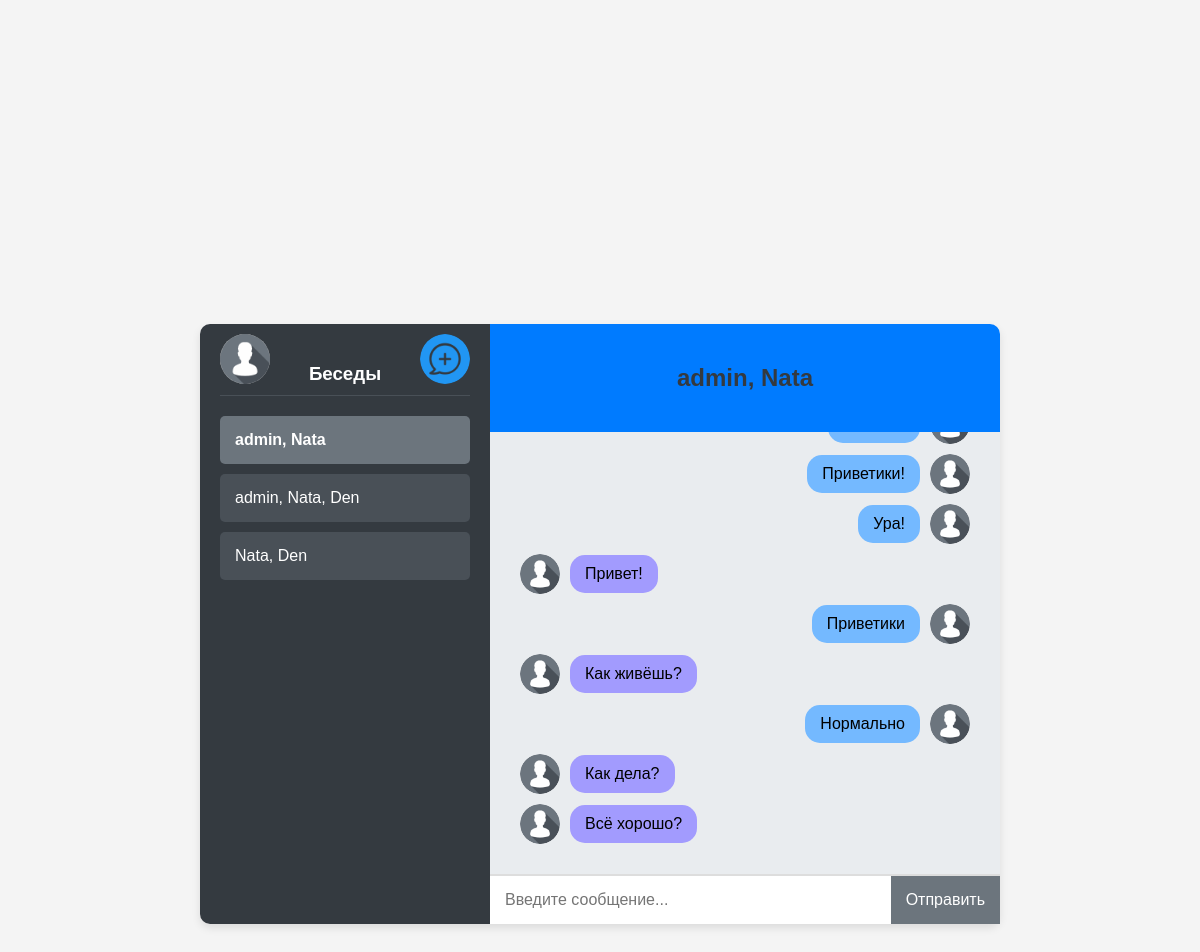
Screenshot of / (signed in) with the database file from the repository.
### api/models.py (models this page shows, shortened)
class ChatRoom(models.Model):
    users = models.ManyToManyField(User, related_name='chatrooms')
    def __str__(self):
        return ', '.join([user.username for user in self.users.all()])

class Message(models.Model):
    sender = models.ForeignKey(User, on_delete=models.CASCADE, related_name='sent_messages')
    chat_room = models.ForeignKey(ChatRoom, on_delete=models.CASCADE, related_name='messages')
    timestamp = models.DateTimeField(auto_now_add=True)
    text = models.TextField()

### api/views.py (the view)
# urls.py: path('', homepage, name='home'),
def homepage(request):
    if request.user is None or request.user.is_anonymous:
        return render(request, 'index.html')
    user = request.user
    chat_rooms = ChatRoom.objects.filter(users=user)
    selected_chat_room = chat_rooms.first()
    messages = Message.objects.filter(chat_room=selected_chat_room).select_related('sender') if selected_chat_room else []
    user_avatar = f'static/images/avatars/{user.id}.jpg'
    if not os.path.exists(user_avatar):
        user_avatar = 'static/images/avatars/default.jpg'
    messages_with_avatars = []
    for message in messages:
        sender_avatar = f'static/images/avatars/{message.sender.id}.jpg'
        if not os.path.exists(sender_avatar):
            sender_avatar = 'static/images/avatars/default.jpg'
        messages_with_avatars.append({
            'text': message.text,
            'sender': message.sender,
            'avatar': sender_avatar
        })
    context = {
        'user': user,
        'chat_rooms': chat_rooms,
        'selected_chat_room': selected_chat_room,
        'messages': messages_with_avatars,
        'user_avatar': user_avatar
    }
    return render(request, 'chat.html', context)

### templates/chat.html (shortened to what this page needs)
<!DOCTYPE html>
<html lang="ru">
<head>
    {% load static %}
    <link rel="stylesheet" href="{% static 'css/style.css' %}">
</head>
<body>
<div class="container messenger-container">
    <div class="sidebar">
        <div class="avatar">
            <img src="{{user_avatar}}" alt="Аватар" />
        </div>
        <div class="create-chat">
            <img src="{% static 'images/create-chat-icon.png' %}" alt="Создать беседу">
        </div>
        <h3>Беседы</h3>
        <div class="chat-list">
            {% for chat_room in chat_rooms %}
            <div class="chat-item {% if forloop.first %}selected{% endif %}" data-chat-id="{{ chat_room.id }}">{{ chat_room }}</div>
            {% empty %}
            <p>У вас пока нет чатов.</p>
            {% endfor %}
        </div>
    </div>
    <div class="chat-container">
        <div class="chat-header">
            <h2>{{ selected_chat_room }}</h2>
        </div>
        <div class="chat-messages">
            {% for message in messages %}
            <div class="message-container {% if message.sender == user %}sent-container{% else %}received-container{% endif %}">
                {% if message.sender != user %}
                <img class="message-avatar" src="/{{ message.avatar }}" alt="Аватар">
                {% endif %}
                <div class="message {% if message.sender == user %}sent{% else %}received{% endif %}">
                    {{ message.text }}
                </div>
                {% if message.sender == user %}
                <img class="message-avatar" src="/{{ user_avatar }}" alt="Аватар">
                {% endif %}
            </div>
            {% endfor %}
        </div>
        <div class="chat-input">
            <input type="text" placeholder="Введите сообщение...">
            <button disabled>Отправить</button>
        </div>
    </div>
</div>
</body>
</html>

### static/css/style.css (style rules this page uses)
body { font-family: Arial, sans-serif; background-color: #f4f4f4; margin: 0; padding: 0; display: flex; justify-content: center; align-items: center; height: 100vh; }
.container { background-color: #fff; border-radius: 10px; box-shadow: 0 4px 8px rgba(0, 0, 0, 0.1); }
.messenger-container { width: 800px; height: 600px; display: flex; }
h2 { margin-bottom: 20px; color: #343a40; }
.sidebar { position: relative; width: 250px; background-color: #343a40; color: white; display: flex; flex-direction: column; border-radius: 10px 0 0 10px; padding: 20px; }
.sidebar h3 { text-align: center; margin-bottom: 20px; border-bottom: 1px solid #495057; padding-bottom: 10px; }
.chat-list { flex: 1; overflow-y: auto; }
.chat-item { padding: 15px; margin-bottom: 10px; background-color: #495057; border-radius: 5px; cursor: pointer; transition: background-color 0.3s ease; }
.chat-item.selected { background-color: #6c757d; font-weight: bold; }
.chat-container { flex: 1; display: flex; flex-direction: column; }
.chat-header { background-color: #007bff; color: white; padding: 20px; text-align: center; border-radius: 0 10px 0 0; }
.chat-messages { flex: 1; display: flex; flex-direction: column; padding: 20px; overflow-y: auto; background-color: #e9ecef; border-bottom: 1px solid #ddd; }
.message-container { display: flex; align-items: center; margin-bottom: 10px; }
.message-avatar { width: 40px; height: 40px; border-radius: 50%; object-fit: cover; margin: 0 10px; }
.sent-container { justify-content: flex-end; }
.received-container { justify-content: flex-start; }
.message { padding: 10px 15px; border-radius: 15px; max-width: 60%; background-color: #dfe6e9; }
.message.sent { background-color: #74b9ff; }
.message.received { background-color: #a29bfe; }
.chat-input { display: flex; border-top: 1px solid #ddd; }
.chat-input input { flex: 1; padding: 15px; border: none; outline: none; font-size: 16px; }
.chat-input button { background-color: #007bff; color: white; border: none; padding: 15px; cursor: pointer; font-size: 16px; transition: background-color 0.3s ease; }
.chat-input button:disabled, .chat-input button[disabled] { background-color: #6c757d; }
.avatar { position: absolute; top: 10px; left: 20px; }
.avatar img { width: 50px; height: 50px; border-radius: 50%; object-fit: cover; }
.create-chat { position: absolute; top: 10px; right: 20px; }
.create-chat img { width: 50px; height: 50px; border-radius: 50%; object-fit: cover; cursor: pointer; }

### rows the page displays
ChatRoom: id.username "admin, Nata"
ChatRoom: id.username "admin, Nata, Den"
ChatRoom: id.username "Nata, Den"

### other values shown
{{ message.text }} "Приветики!"
{{ message.text }} "Ура!"
{{ message.text }} "Привет!"
{{ message.text }} "Приветики"
{{ message.text }} "Как живёшь?"
{{ message.text }} "Нормально"
{{ message.text }} "Как дела?"
{{ message.text }} "Всё хорошо?"
